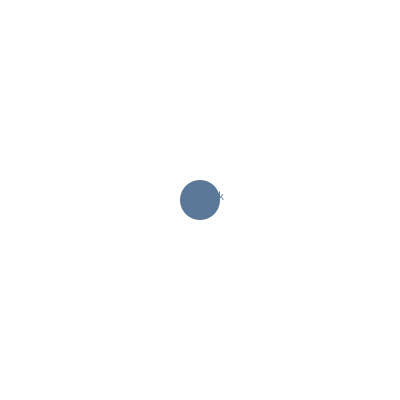
Frame 1 (no input)
Frame 60 (the mouse pressed at the canvas centre just before this capture): identical to frame 1, image omitted
Frame 120 (the mouse held since frame 60 and released just before this capture): identical to frame 1, image omitted

The Processing sketch that drew this single still picture (run headless with seeded random() and noise(); from frame 60 on, the mouse is pressed at the canvas centre):

// Processing sketch: ShakeRandomNumber
// ── ShakeRandomNumber.pde
String[] quote = {
  "Fuck", "Suck", "Luck", "Dick", "Fag", "Vagina"
}; 
int x, y, index;
boolean pressed;
color c;
void setup() {
  size(400, 400);
  c = (color) random(#000000);
  x = width>>1;
  y = height>>1;
}

void draw() {
  background(-1);
  if (mousePressed) {
    pressed = true;
  } else pressed = false;

  if (pressed) {
    x = mouseX;
    y = mouseY;
    index = (int)random(0, 6);
  }
  noStroke();
  fill(c);
  ellipse(x, y, 40, 40);
  text(quote[index], width>>1, height>>1);
}
